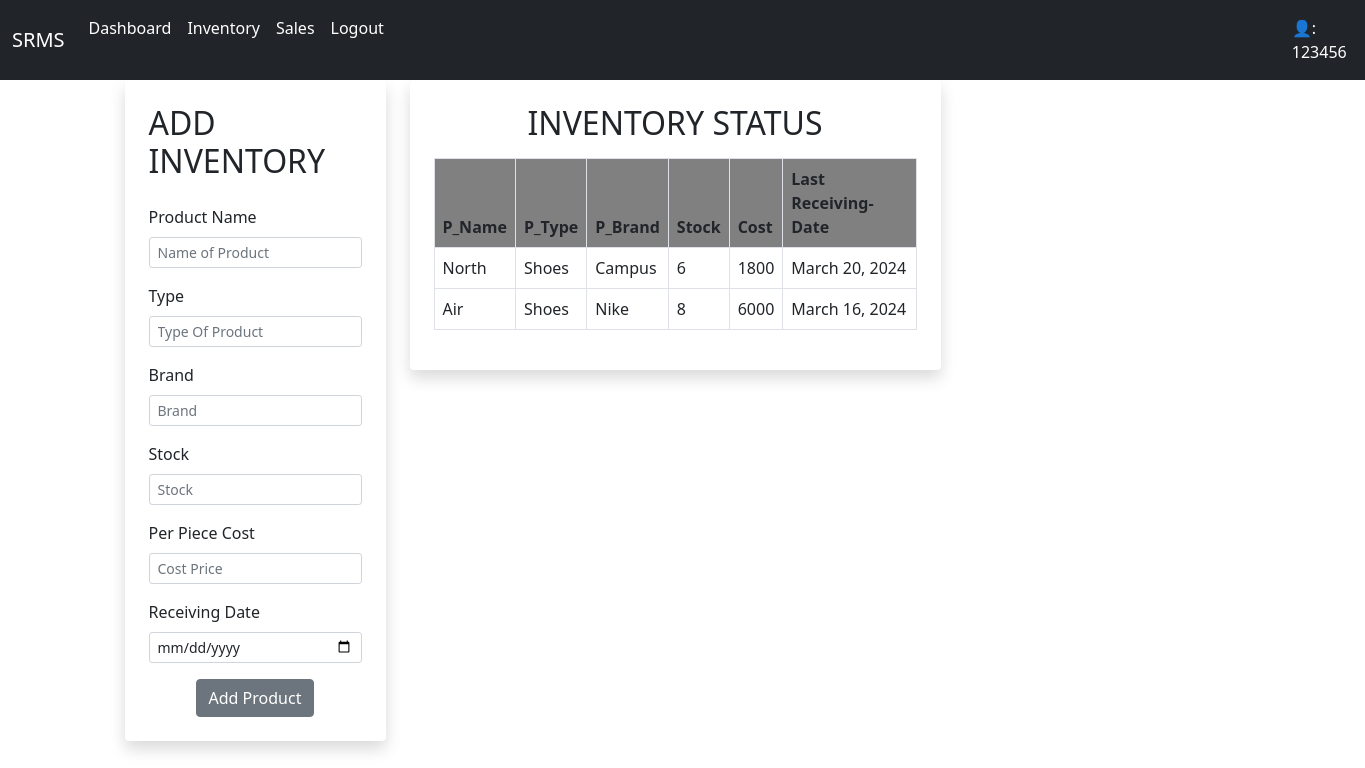
The page /inventory/ (signed in) on the database as committed earlier.
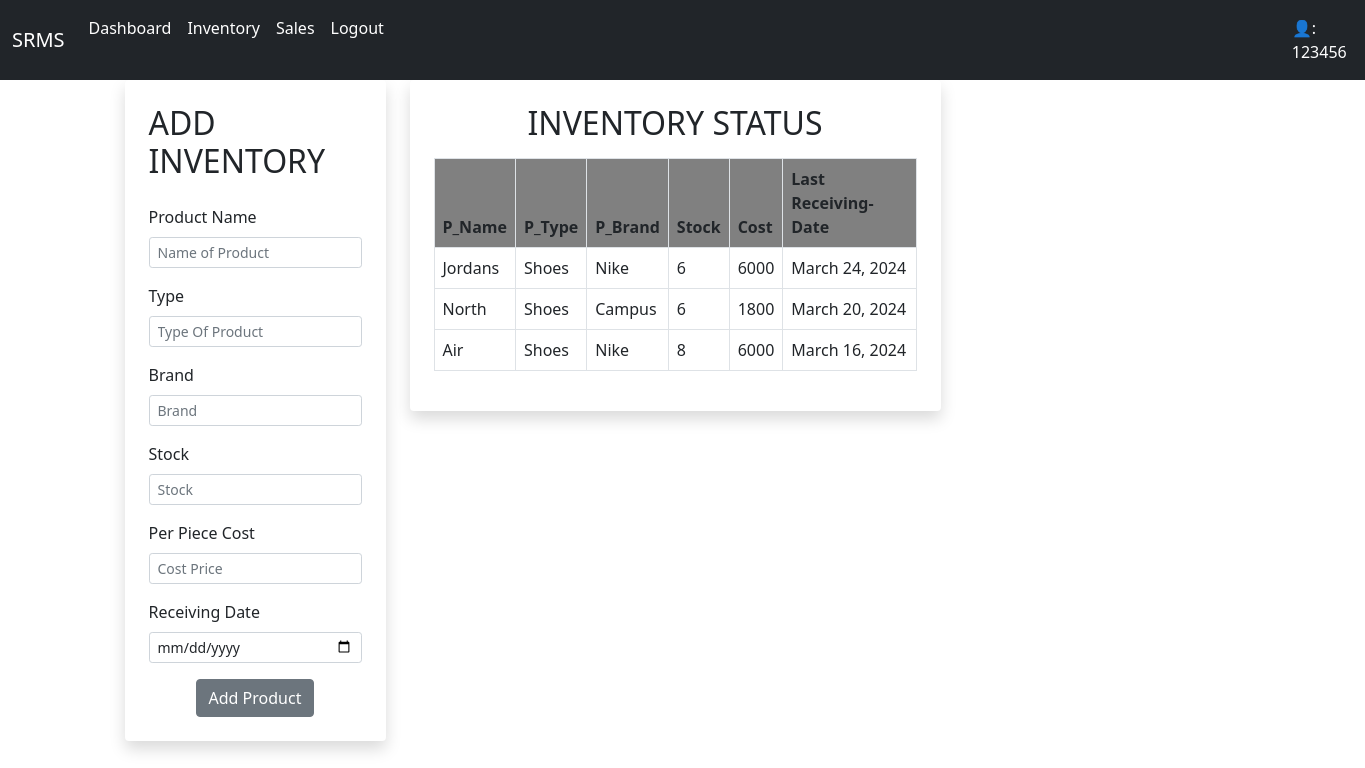
The same page on the database as committed later.
### inventory/models.py (models this page shows)
class Inventory(models.Model):
    username=models.CharField(max_length=20)
    P_Type=models.CharField(max_length=20)
    p_Name=models.CharField(max_length=15)
    P_Brand=models.CharField(max_length=10)
    P_Stock=models.IntegerField()
    R_date=models.DateField(null=True,blank=True)
    cost=models.IntegerField()

### inventory/views.py (the view, shortened to what this page needs)
# urls.py: path('inventory/',iviews.inventory,name='inventory'),
def inventory(request):
    user = request.user
    username = user.username
    queryset = Inventory.objects.filter(username=username).order_by('-R_date')
    context = {"Inventory": queryset}
    return render(request, 'inventory/inventory.html', context=context)

### templates/inventory/inventory.html (shortened to what this page needs)
{% extends 'inventory/base.html' %}
{% block content %}
<div class="container">
  <div class="row">
    <div class="col-md-3">
      <form class="form-container" method="post">
        <div class="shadow p-4 mb-5 bg-white rounded" style="padding-left: 50px; max-width: 300px;">
          <h2 class="mb-4">ADD INVENTORY</h2>
          <div class="mb-3">
            <label for="formGroupExampleInput" class="form-label">Product Name</label>
            <input type="text" class="form-control form-control-sm" id="formGroupExampleInput" placeholder="Name of Product" name="nameofproduct">
          </div>
          <div class="mb-3">
            <label for="formGroupExampleInput2" class="form-label">Type</label>
            <input type="text" class="form-control form-control-sm" id="formGroupExampleInput2" placeholder="Type Of Product" name="typeofproduct">
          </div>
          <div class="mb-3">
            <label for="formGroupExampleInput2" class="form-label">Brand</label>
            <input type="text" class="form-control form-control-sm" id="formGroupExampleInput2" placeholder="Brand" name="brand">
          </div>
          <div class="mb-3">
            <label for="formGroupExampleInput2" class="form-label">Stock</label>
            <input type="text" class="form-control form-control-sm" id="formGroupExampleInput2" placeholder="Stock" name="stock">
          </div>
          <div class="mb-3">
            <label for="formGroupExampleInput2" class="form-label">Per Piece Cost</label>
            <input type="text" class="form-control form-control-sm" id="formGroupExampleInput2" placeholder="Cost Price" name="costprice">
          </div>
          <div class="mb-3">
            <label for="formGroupExampleInput2" class="form-label">Receiving Date</label>
            <input type="date" class="form-control form-control-sm" id="formGroupExampleInput2" name="rdate">
          </div>
          <button type="submit" class="btn btn-secondary d-block mx-auto">Add Product</button>
        </div>
      </form>
    </div>
    <div class="col-md-9">
      <div class="shadow p-4 mb-5 bg-white rounded" style="width: calc(100% - 300px); overflow-y: auto; max-height: 400px;">
        <h2 class="text-center mb-3">INVENTORY STATUS</h2>
        <div class="InventoryStatus">
          <table class="table table-bordered table-hover">
            <thead style="background-color: gray;">
              <tr>
                <th>P_Name</th>
                <th>P_Type</th>
                <th>P_Brand</th>
                <th>Stock</th>
                <th>Cost</th>
                <th>Last Receiving-Date</th>
              </tr>
            </thead>
            <tbody>
              {% for item in Inventory %}
              {% if item.username == user.username %}
              <tr>
                <td>{{ item.p_Name }}</td>
                <td>{{ item.P_Type }}</td>
                <td>{{ item.P_Brand }}</td>
                <td>{{ item.P_Stock }}</td>
                <td>{{ item.cost }}</td>
                <td>{{ item.R_date }}</td>
              </tr>
              {% endif %}
              {% endfor %}
            </tbody>
          </table>
        </div>
      </div>
    </div>
{% endblock %}

### templates/inventory/base.html (shortened to what this page needs)
<!DOCTYPE html>
<html lang="en">
<head>
    <link href="https://cdn.jsdelivr.net/npm/bootstrap@5.0.2/dist/css/bootstrap.min.css" rel="stylesheet">
</head>
<body>
    <nav class="navbar navbar-expand-lg navbar-dark bg-dark">
        <div class="container-fluid">
          <a class="navbar-brand" href="#">SRMS</a>
          <div class="collapse navbar-collapse" id="navbarNavAltMarkup">
            <div class="navbar-nav">
              <a class="nav-link active" aria-current="page" href="{% url 'dashboard'%}">Dashboard</a>
              <a class="nav-link active" aria-current="page" href="{% url 'inventory'%}">Inventory</a>
              <a class="nav-link active" aria-current="page" href="{% url 'sales'%}">Sales</a>
              <a class="nav-link active" aria-current="page" href="{% url 'logout'%}">Logout</a>
              <a class="nav-link active" aria-current="page" href="#" style="color: white; padding-left: 900px;">&#128100;: {{ user.username }}</a>
            </div>
          </div>
        </div>
      </nav>
    {% block content%}
    {% endblock %}
</body>
</html>

Rows that differ between the two databases and show on the page:
added Inventory: p_Name "Jordans", P_Type "Shoes", P_Brand "Nike", P_Stock "6", cost "6000", R_date "March 24, 2024"
